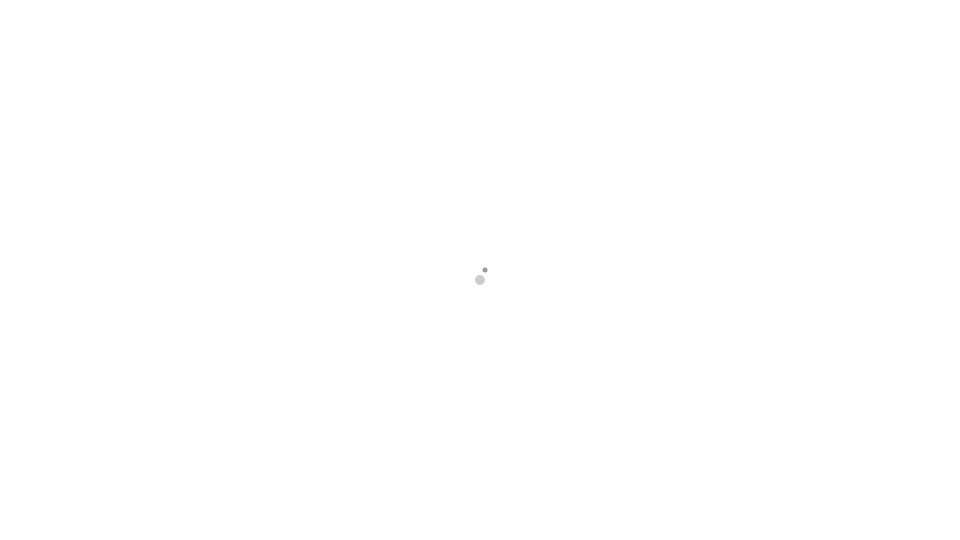
Frame 1 (no input)
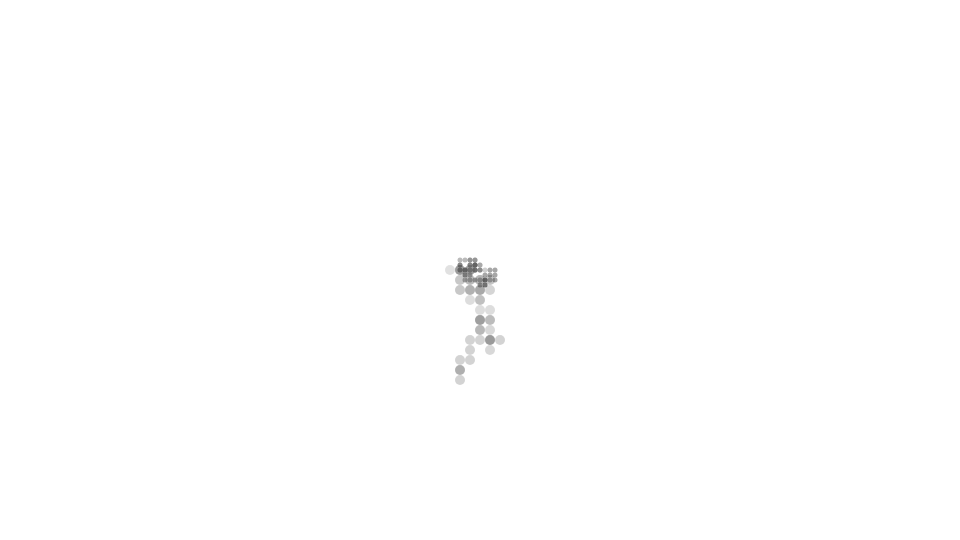
Frame 60 (no input)
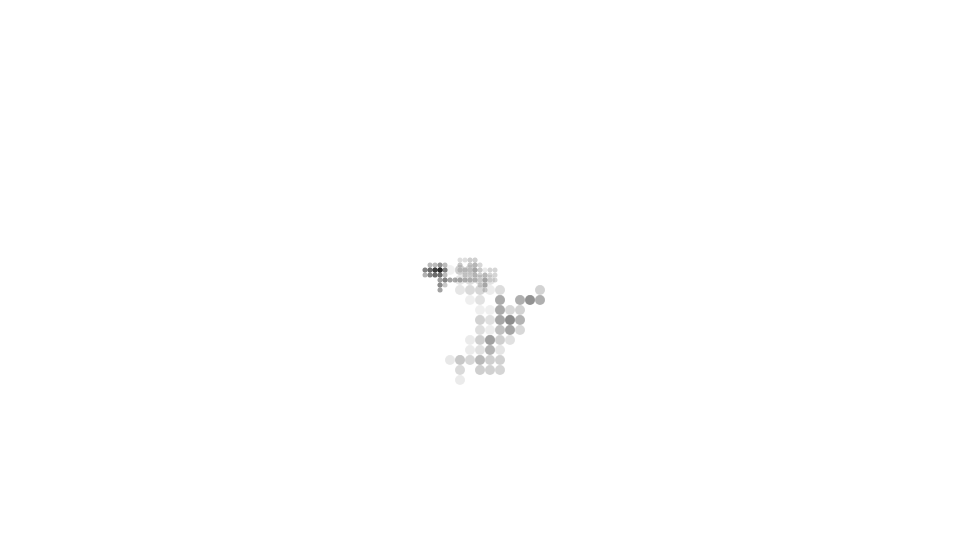
Frame 120 (the mouse pressed at the canvas centre since frame 60)

The p5.js sketch that drew these frames (run headless with seeded random() and noise() and a simulated clock; from frame 60 on, the mouse is pressed at the canvas centre):

// p5.js sketch
// ── sketch.js
let walker;

class Walker {
  constructor(size = 10, transp = 255) {
    this.x = width / 2;
    this.y = height / 2;
    this.size = size;
    this.alpha = transp;
  }

  display() {
    stroke(0, this.alpha);
    strokeWeight(this.size);
    point(this.x, this.y);
  }

  step() {
    var choice = int(random(4));
    if (choice == 0) {
      this.x += this.size;
    } else if (choice == 1) {
      this.x -= this.size;
    } else if (choice == 2) {
      this.y += this.size;
    } else {
      this.y -= this.size;
    }
    this.x = constrain(this.x, this.size, width - this.size);
    this.y = constrain(this.y, this.size, height - this.size);
  }
}

function setup() {
  let canvasWidth = 1920 / 2;
  let canvasHeight = 1080 / 2;
  createCanvas(canvasWidth, canvasHeight);
  background(255, 255, 255);
  frameRate(30);
  w = new Walker(10, 50);
  w2 = new Walker(5, 100);
}

function draw() {
  w.step();
  w.display();
  w2.step();
  w2.display();
  if (frameCount % 10 == 0) {
    background(255, 255, 255, 30);

  }
}

function mouseClicked() {
  background(255, 255, 255, 127);
  // prevent default
  return false;
}
